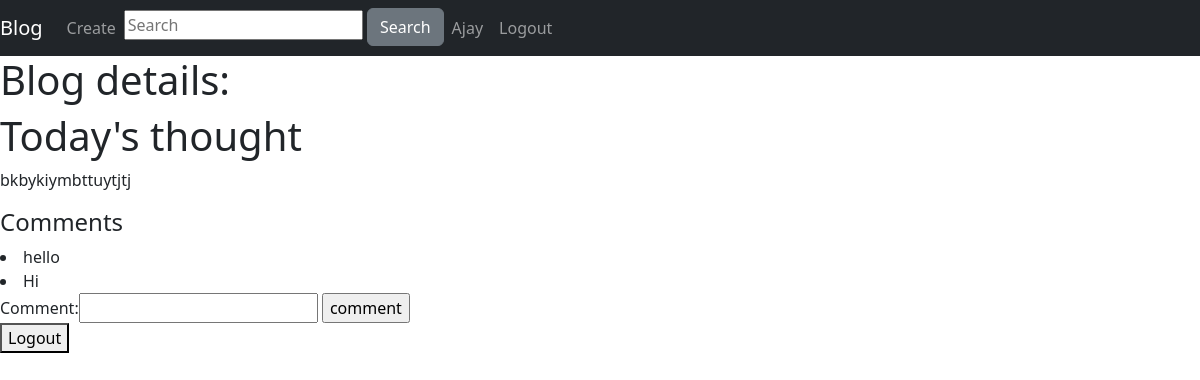
Screenshot of /index/blog/2/ (signed in) with the database file from the repository.
### Blog/models.py (models this page shows, shortened)
class user(AbstractUser):
    firstname = models.CharField(max_length=50,null=True)
    lastname = models.CharField(max_length=50, null=True)
    username = models.CharField(max_length=40, unique=True)
    email = models.EmailField(max_length=250, unique=True, primary_key=True)
    dob = models.DateField(null=True)
    my_photo = models.ImageField(upload_to='my_photos', blank=True)
    objects = UserManager()
    USERNAME_FIELD = 'username'
    REQUIRED_FIELDS = ['email']
    def __str__(self):
        return self.username

class blog(models.Model):
    title = models.CharField(max_length=50)
    content = models.TextField()
    created_at = models.DateTimeField(default=timezone.now, blank=True)
    blog_photo = models.ImageField(upload_to='blog_photo', blank=True)
    blogger = models.ForeignKey(user, on_delete=models.CASCADE)

### Blog/views.py (the view, shortened to what this page needs)
# urls.py: 2. Add a URL to urlpatterns:  path('blog/', include('blog.urls'))
class blog(ListView, LoginRequiredMixin, CreateView):
    def get(self, request, id):
        blog= models.blog.objects.get(id=id)
        comments = models.comment.objects.filter(blog=id).values('comment')
        '''
        new_list=[]
        print(list(comments))
        for comment in list(comments):
            new_dict={}
            blogg= models.blog.objects.filter(id=comment.get('blog_id')).values()
            blogg=list(blogg)[0]
            print(blogg)
            bloger = models.user.objects.filter(email=blogg['blogger_id']).values('username')
            print(bloger)
            bloger = list(bloger)[0]
            new_dict['comment']=comment['comment']
            new_dict['comment_user'] = bloger['username']
            new_list.append(new_dict)
        print(new_list)
        '''
        context = {'form':blogcomment(),'title':'blog','blog':blog,'comments':comments}
        return render(request, 'blog.html',{'title':'blog','blog':blog,'comments':comments,'form':blogcomment()})

### Blog/forms.py
class blogcomment(forms.ModelForm):
    class Meta:
        model = models.comment
        fields = ('comment',)

### Blog/templates/blog.html (shortened to what this page needs)
{% extends 'base.html'%}
{% block content%}
<h1>Blog details:</h1>
<h1>{{blog.title}}</h1>
<p>{{blog.content}}</p>
<h4>Comments</h4>
{% if comments %}
{%for comment in comments%}
<li>{{comment.comment}}</li>
{% endfor %}
{%endif%}
<form method="post">
  {{form}}
  <input type="submit" value="comment">
</form>
<form method="post">
  <button type="submit" name="logout"> Logout</button>
{% endblock %}

### Blog/templates/base.html (shortened to what this page needs)
<!DOCTYPE html>
<html lang="en" dir="ltr">
  <head>
    <link href="https://cdn.jsdelivr.net/npm/bootstrap@5.2.0-beta1/dist/css/bootstrap.min.css" rel="stylesheet">
  </head>
  <body>
    <nav class="navbar navbar-expand-lg navbar-dark bg-dark">
      <div class="navbar-nav">
        <a class="navbar-brand" href="{% url 'index'%}">Blog</a>
        <a class="nav-item nav-link" href="{% url 'create'%}">Create</a>
        <div class="search-container">
            <input type="text" placeholder="Search" id='search_query'>
            <button type="submit" class="btn btn-secondary" onclick="my_function();"> Search</button>
        </div>
        {% if user.is_authenticated %}
        <a class="nav-link" href="#">{{user}}</a>
          <a class="nav-link" href="{% url 'user_logout'%}">Logout</a>
        {% else %}
          <a class="nav-link" href="{% url 'login'%}">Login</a>
        {% endif %}
      </div>
    </nav>
    {% block content %}
    {% endblock %}
  </body>
</html>

### rows the page displays
user: username "Ajay"
blog: title "Today's thought", content "bkbykiymbttuytjtj"

### other values shown
{{ comment.comment }} "hello" "Hi"
